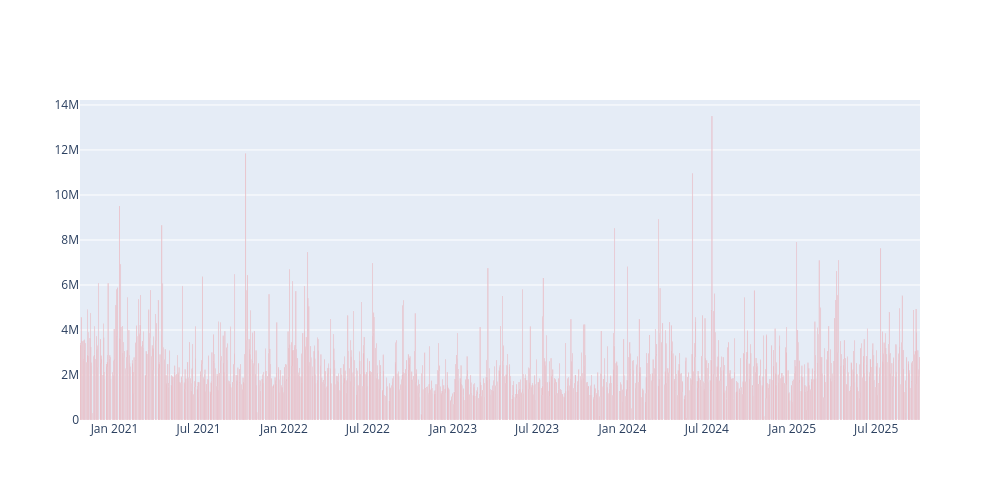

Notebook source saved alongside this figure:
### Code cell
fig = go.Figure(go.Bar(x=dt.Date, y=dt.Volume, name='Volume', marker_color='red'))
fig.update_layout(
    width=1000,      # change width
    height=500      # change height
)
fig.show()

### Figure 1 — Plotly figure (JSON) as saved in the notebook; plotly's stock layout.template omitted (floating-point values rounded to 4 significant figures; data arrays with more than 128 entries replaced by an {"elided": "..."} marker saying what was removed)
{"data": [{"marker": {"color": "red"}, "name": "Volume", "type": "bar", "x": {"elided": "1231 str values"}, "y": {"elided": "1231 int values"}}], "layout": {"height": 500, "width": 1000}}
